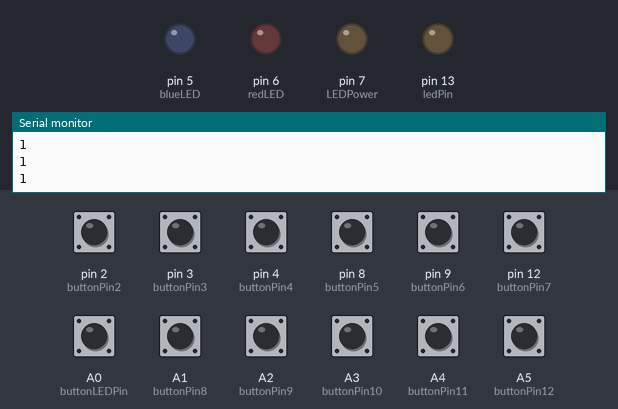
Recording of a sketch running on a simulated Arduino Uno, built with avr-gcc and run on an emulated ATmega328P. Shown: output pins drawn as LEDs (lit = HIGH), the last lines printed to the serial monitor. The test bench sets the inputs (shaded band); at power-on: A0 (buttonLEDPin), A1 (buttonPin8), A2 (buttonPin9), A3 (buttonPin10), A4 (buttonPin11), A5 (buttonPin12), pin 2 (buttonPin2), pin 3 (buttonPin3), pin 4 (buttonPin4), pin 8 (buttonPin5), pin 9 (buttonPin6), pin 12 (buttonPin7) HIGH. The audio player accepts every command and is not drawn.

Above: at 3.5 s.
3.6 s: A5 (buttonPin12) pulled LOW for 0.15 s
At 4.9 s:
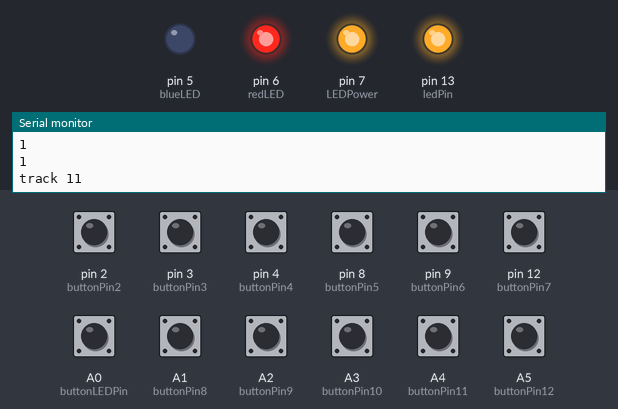
6.7 s: A0 (buttonLEDPin) pulled LOW for 0.15 s
At 7.8 s:
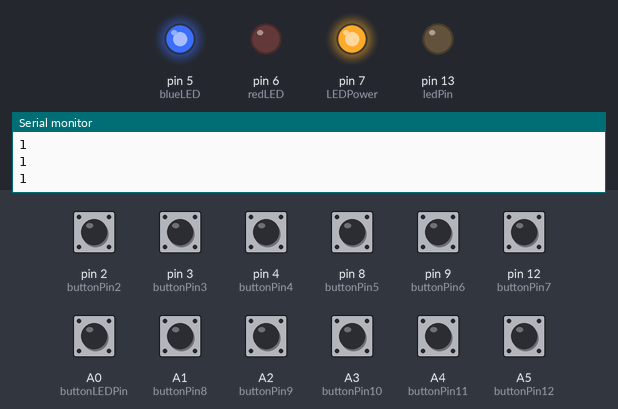
8.4 s: pin 2 (buttonPin2) pulled LOW for 1 s
At 9.1 s:
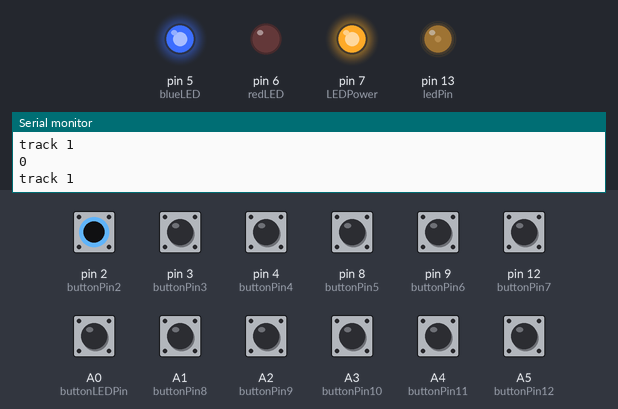
11.4 s: A5 (buttonPin12) pulled LOW for 1 s
At 12.1 s:
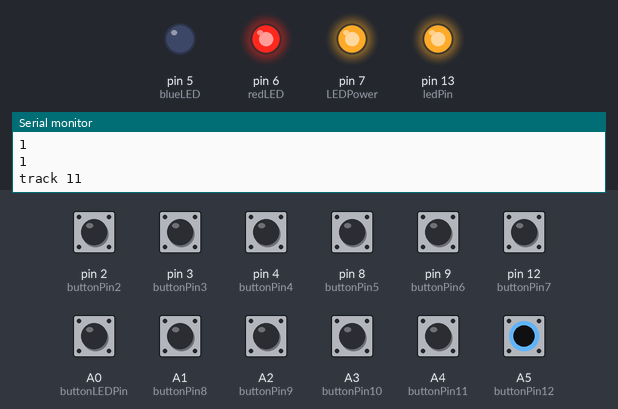
15.1 s: A4 (buttonPin11) pulled LOW for 1 s
At 16.7 s:
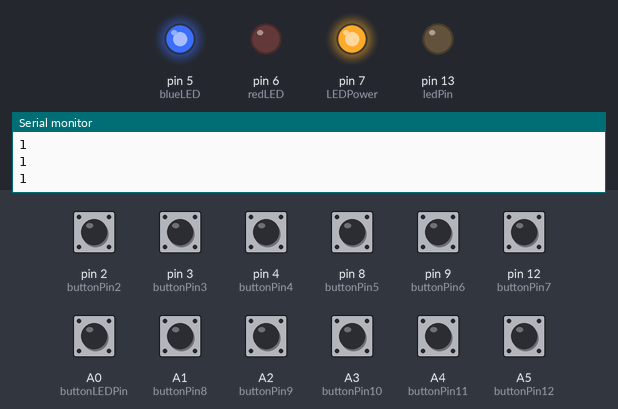
17.6 s: A0 (buttonLEDPin) pulled LOW for 1 s
At 19.3 s:
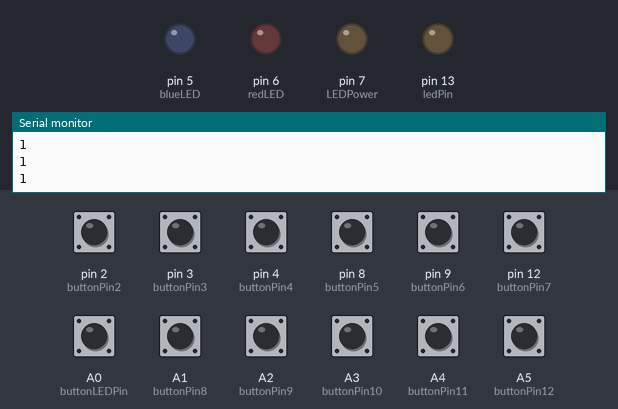
Timing chart, 0 to 20.8 s (numbered marks = the images above; inputs shaded):
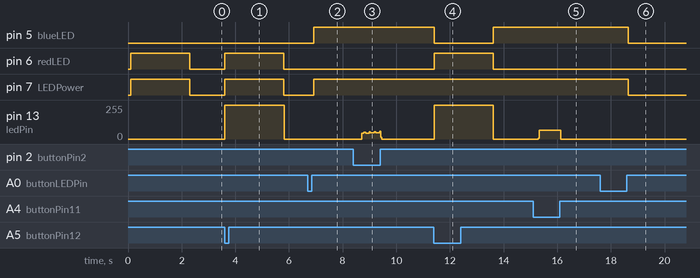

Measured:
- after the input at 3.6 s, pin 6 (redLED), pin 7 (LEDPower): LOW → HIGH at once, → LOW 2.2 s later; pin 13 (ledPin): 0/255 → 255/255 at once, → 0/255 2.2 s later
- after the input at 6.7 s, pin 5 (blueLED), pin 7 (LEDPower): LOW → HIGH after 0.22 s
- after the input at 11.4 s, pin 5 (blueLED): HIGH → LOW at once, → HIGH 2.2 s later; pin 6 (redLED): LOW → HIGH at once, → LOW 2.2 s later; pin 13 (ledPin): 0/255 → 255/255 at once, → 0/255 2.2 s later
- after the input at 15.1 s, pin 13 (ledPin): 0/255 → 64/255 after 0.19 s, → 0/255 0.84 s later
- after the input at 17.6 s, pin 5 (blueLED), pin 7 (LEDPower): HIGH → LOW after 1.1 s

The sketch:

GIR_Puppet_Final.ino
```cpp
//Open Serial Monitor and change the Baud Rate to 115200 baud, to match the code.
// it expects the sd card to contain these three mp3 files
// but doesn't care whats in them
//
// sd:/mp3/0001.mp3
// sd:/mp3/0002.mp3
// sd:/mp3/0003.mp3
// sd:/mp3/0004.mp3
// sd:/mp3/0005.mp3
// sd:/mp3/0006.mp3
// sd:/mp3/0007.mp3
// sd:/mp3/0008.mp3
// sd:/mp3/0009.mp3
// sd:/mp3/0010.mp3
// sd:/mp3/0011.mp3 //big button for servant mode

//********************SOUND************************
const int buttonPin2 = 2;     // the number of the pushbutton pin
const int buttonPin3 = 3;     // the number of the pushbutton pin
const int buttonPin4 = 4;     // the number of the pushbutton pin
const int buttonPin5 = 8;     // the number of the pushbutton pin
const int buttonPin6 = 9;     // the number of the pushbutton pin
const int buttonPin7 = 12;    // the number of the pushbutton pin
const int buttonPin8 = A1;    // the number of the pushbutton pin
const int buttonPin9 = A2;    // the number of the pushbutton pin
const int buttonPin10 = A3;   // the number of the pushbutton pin
const int buttonPin11 = A4;   // the number of the pushbutton pin
const int buttonPin12 = A5;   // the number of the pushbutton pin

const int ledPin = 13;        // the number of the LED pin
int buttonState2 = 0;         // variable for reading the pushbutton status
int buttonState3 = 0;         // variable for reading the pushbutton status
int buttonState4 = 0;         // variable for reading the pushbutton status
int buttonState5 = 0;         // variable for reading the pushbutton status
int buttonState6 = 0;         // variable for reading the pushbutton status
int buttonState7 = 0;         // variable for reading the pushbutton status
int buttonState8 = 0;         // variable for reading the pushbutton status
int buttonState9 = 0;         // variable for reading the pushbutton status
int buttonState10 = 0;        // variable for reading the pushbutton status
int buttonState11 = 0;        // variable for reading the pushbutton status
int buttonState12 = 0;        // variable for reading the pushbutton status

int redLEDState = 0;          // red LED state for the Servant mode area
int blueLEDState = 0;         // blue LED state for the Servant mode area

int servantTime = 2200;       // time for the servant mode clip to play and turn off the LED

//NOTES: LED power must come from the 3.3V on the UNO and
//must connect to the common anode (long) on the LED

//LIBRARIES===================================================
#include <SoftwareSerial.h>
#include <DFMiniMp3.h>
#include "SoftwareSerial.h"
#include "DFMiniMp3.h"
//for the LEDs
#include "OneButton.h"


//DEFINE===============================================
//********************LED************************
//Button pin number to turn off and on the Blue and Red LED
#define buttonLEDPin  A0 //analog pin A0
#define LEDPower 7 //pin to give all the LEDs Power instead of 3.3V
//Blue LED
#define blueLED 5//add pin number here must be PWM
//Red LED
#define redLED 6//add pin number here must be PWM

//VARIABLES============================================
//********************LED************************
//Button Variables for press control with on or off
//integer to hold current state
//1 for blue and 2 for red
int state = 1;
//integer to hold the last state
int old = 0;


//********************LED************************
//attach button to the OneButton Library Analog Pin A1
OneButton buttonLED(buttonLEDPin, true);

// implement a notification class,
// its member methods will get called
//
class Mp3Notify
{
public:
  static void OnError(uint16_t errorCode)
  {
    // see DfMp3_Error for code meaning
    Serial.println();
    Serial.print("Com Error ");
    Serial.println(errorCode);
  }

  static void OnPlayFinished(uint16_t globalTrack)
  {
    Serial.println();
    Serial.print("Play finished for #");
    Serial.println(globalTrack);
  }

  static void OnCardOnline(uint16_t code)
  {
    Serial.println();
    Serial.print("Card online ");
    Serial.println(code);
  }

  static void OnUsbOnline(uint16_t code)
  {
    Serial.println();
    Serial.print("USB Disk online ");
    Serial.println(code);
  }

  static void OnCardInserted(uint16_t code)
  {
    Serial.println();
    Serial.print("Card inserted ");
    Serial.println(code);
  }

  static void OnUsbInserted(uint16_t code)
  {
    Serial.println();
    Serial.print("USB Disk inserted ");
    Serial.println(code);
  }

  static void OnCardRemoved(uint16_t code)
  {
    Serial.println();
    Serial.print("Card removed ");
    Serial.println(code);
  }

  static void OnUsbRemoved(uint16_t code)
  {
    Serial.println();
    Serial.print("USB Disk removed ");
    Serial.println(code);
  }
};
// instance a DFMiniMp3 object,
// defined with the above notification class and the hardware serial class
//
//DFMiniMp3<HardwareSerial, Mp3Notify> mp3(Serial1);

// Some arduino boards only have one hardware serial port, so a software serial port is needed instead.
// comment out the above definition and uncomment these lines
SoftwareSerial secondarySerial(10, 11); // RX, TX
DFMiniMp3<SoftwareSerial, Mp3Notify> mp3(secondarySerial);

void setup()
{

    //**********************LED***********************
  //setup the button for the LEDs as input
  //pinMode(button, INPUT);
  //setup the red and blue LEDS as output
  pinMode(blueLED, OUTPUT);
  pinMode(redLED, OUTPUT);
  pinMode(LEDPower, OUTPUT);
  //make sure the LEDS are off
  digitalWrite(blueLED, LOW);
  digitalWrite(redLED, LOW);
  digitalWrite(LEDPower, LOW);
  //links to button click events
  //single click function
  buttonLED.attachClick(singleclick);
  //long press function
  buttonLED.attachLongPressStop(longclick);


  //**********************SOUND***********************
  // initialize the LED pin as an output:
  pinMode(ledPin, OUTPUT);
  // initialize the pushbutton pin as an input:
  pinMode(buttonPin2, INPUT_PULLUP);
  pinMode(buttonPin3, INPUT_PULLUP);
  pinMode(buttonPin4, INPUT_PULLUP);
  pinMode(buttonPin5, INPUT_PULLUP);
  pinMode(buttonPin6, INPUT_PULLUP);
  pinMode(buttonPin7, INPUT_PULLUP);
  pinMode(buttonPin8, INPUT_PULLUP);
  pinMode(buttonPin9, INPUT_PULLUP);
  pinMode(buttonPin10, INPUT_PULLUP);
  pinMode(buttonPin11, INPUT_PULLUP);
  pinMode(buttonPin12, INPUT_PULLUP);

  Serial.begin(9600);

  Serial.println("initializing...");

  mp3.begin();

   //set volume
  uint16_t volume = mp3.getVolume();
  Serial.print("volume ");
  Serial.println(volume);
  mp3.setVolume(30);


  //SERVANT MODE FOR STARTUP
  delay(100);
  //turn on the red LED
  digitalWrite(redLED, HIGH);
  digitalWrite(LEDPower, HIGH);
  mp3.playMp3FolderTrack(11);  // sd:/mp3/00011.mp3
  delay(servantTime);
  //turn off the red LED
  digitalWrite(LEDPower, LOW);
  digitalWrite(redLED, LOW);

 //delay(5000);
}


void loop() {

   //********************LED************************
  //check the status of the led button
  //short press to change LED color
  //long press to turn off the LED
  buttonLED.tick();
  //short pause between checking the state of the LED button
  delay(10);

  //********************SOUND************************
  //read the pushbutton value into a variable
  int sensorVal = digitalRead(2);
  //print out the value of the pushbutton
  Serial.println(sensorVal);

  // read the state of the pushbutton value:
  buttonState2 = digitalRead(buttonPin2);
  buttonState3 = digitalRead(buttonPin3);
  buttonState4 = digitalRead(buttonPin4);
  buttonState5 = digitalRead(buttonPin5);
  buttonState6 = digitalRead(buttonPin6);
  buttonState7 = digitalRead(buttonPin7);
  buttonState8 = digitalRead(buttonPin8);
  buttonState9 = digitalRead(buttonPin9);
  buttonState10 = digitalRead(buttonPin10);
  buttonState11 = digitalRead(buttonPin11);
  buttonState12 = digitalRead(buttonPin12);

  //read the state of the LEDs
  redLEDState = digitalRead(redLED);
  blueLEDState = digitalRead(blueLED);

  // check if the pushbutton is pressed. If it is, the buttonState is HIGH:
  if (buttonState2 == LOW) {
    // turn LED on:
    digitalWrite(ledPin, HIGH);
    // play track 1:
    Serial.println("track 1");
  mp3.playMp3FolderTrack(1);  // sd:/mp3/0001.mp3
  } else {
    // turn LED off:
    digitalWrite(ledPin, LOW);
  }

// check if the pushbutton is pressed. If it is, the buttonState is HIGH:
  if (buttonState3 == LOW) {
    // turn LED on:
    digitalWrite(ledPin, HIGH);
    // play track 2:
    Serial.println("track 2");
  mp3.playMp3FolderTrack(2);  // sd:/mp3/0002.mp3
  } else {
    // turn LED off:
    digitalWrite(ledPin, LOW);
  }

  // check if the pushbutton is pressed. If it is, the buttonState is HIGH:
  if (buttonState4 == LOW) {
    // turn LED on:
    digitalWrite(ledPin, HIGH);
    // play track 3:
    Serial.println("track 3");
  mp3.playMp3FolderTrack(3);  // sd:/mp3/0003.mp3
  } else {
    // turn LED off:
    digitalWrite(ledPin, LOW);
  }


  // check if the pushbutton is pressed. If it is, the buttonState is HIGH:
  if (buttonState5 == LOW) {
    // turn LED on:
    digitalWrite(ledPin, HIGH);
    // play track 4:
    Serial.println("track 4");
  mp3.playMp3FolderTrack(4);  // sd:/mp3/0004.mp3
  } else {
    // turn LED off:
    digitalWrite(ledPin, LOW);
  }


  // check if the pushbutton is pressed. If it is, the buttonState is HIGH:
  if (buttonState6 == LOW) {
    // turn LED on:
    digitalWrite(ledPin, HIGH);
    // play track 5:
    Serial.println("track 5");
  mp3.playMp3FolderTrack(5);  // sd:/mp3/0005.mp3
  } else {
    // turn LED off:
    digitalWrite(ledPin, LOW);
  }


  // check if the pushbutton is pressed. If it is, the buttonState is HIGH:
  if (buttonState7 == LOW) {
    // turn LED on:
    digitalWrite(ledPin, HIGH);
    // play track 6:
    Serial.println("track 6");
  mp3.playMp3FolderTrack(6);  // sd:/mp3/0006.mp3
  } else {
    // turn LED off:
    digitalWrite(ledPin, LOW);
  }


  // check if the pushbutton is pressed. If it is, the buttonState is HIGH:
  if (buttonState8 == LOW) {
    // turn LED on:
    digitalWrite(ledPin, HIGH);
    // play track 7:
    Serial.println("track 7");
  mp3.playMp3FolderTrack(7);  // sd:/mp3/0007.mp3
  } else {
    // turn LED off:
    digitalWrite(ledPin, LOW);
  }


  // check if the pushbutton is pressed. If it is, the buttonState is HIGH:
  if (buttonState9 == LOW) {
    // turn LED on:
    digitalWrite(ledPin, HIGH);
    // play track 8:
    Serial.println("track 8");
  mp3.playMp3FolderTrack(8);  // sd:/mp3/0008.mp3
  } else {
    // turn LED off:
    digitalWrite(ledPin, LOW);
  }


  // check if the pushbutton is pressed. If it is, the buttonState is HIGH:
  if (buttonState10 == LOW) {
    // turn LED on:
    digitalWrite(ledPin, HIGH);
    // play track 9:
    Serial.println("track 9");
  mp3.playMp3FolderTrack(9);  // sd:/mp3/0009.mp3
  } else {
    // turn LED off:
    digitalWrite(ledPin, LOW);
  }


  // check if the pushbutton is pressed. If it is, the buttonState is HIGH:
  if (buttonState11 == LOW) {
    // turn LED on:
    digitalWrite(ledPin, HIGH);
    // play track 10:
    Serial.println("track 10");
  mp3.playMp3FolderTrack(10);  // sd:/mp3/0010.mp3
  } else {
    // turn LED off:
    digitalWrite(ledPin, LOW);
  }


  // SERVANT MODE
  // check if the pushbutton is pressed. If it is, the buttonState is HIGH:
  if (buttonState12 == LOW)
  {
    // FOR THE DIFFERENT LED SENARIOS---------
    //if both of the LEDs are turned off
    if (blueLEDState == LOW && redLEDState == LOW)
    {
      //turn on the red LED
      digitalWrite(redLED, HIGH);
      digitalWrite(LEDPower, HIGH);
      // turn LED on:
      digitalWrite(ledPin, HIGH);
      // play track 11:
      Serial.println("track 11");
      mp3.playMp3FolderTrack(11);  // sd:/mp3/0011.mp3

      delay(servantTime);
      //turn off the red LED
      digitalWrite(LEDPower, LOW);
      digitalWrite(redLED, LOW);
    }

    //if the Red LED is on
    if (redLEDState == HIGH)
    {
        // turn LED on:
      digitalWrite(ledPin, HIGH);
      // play track 11:
      Serial.println("track 11");
      mp3.playMp3FolderTrack(11);  // sd:/mp3/0011.mp3
    }

    //if the blue LED is on
    if (blueLEDState == HIGH)
    {
      //turn off the blue LED
      digitalWrite(LEDPower, LOW);
      digitalWrite(blueLED, LOW);
      digitalWrite(redLED, HIGH);
      digitalWrite(LEDPower, HIGH);
      // turn LED on:
      digitalWrite(ledPin, HIGH);
      // play track 11:
      Serial.println("track 11");
      mp3.playMp3FolderTrack(11);  // sd:/mp3/0011.mp3

      //turn back on the blue LED
      delay(servantTime);
      digitalWrite(LEDPower, LOW);
      digitalWrite(redLED, LOW);
      digitalWrite(blueLED, HIGH);
      digitalWrite(LEDPower, HIGH);
    }

  }
  else {
    // turn LED off:
    digitalWrite(ledPin, LOW);
  }

}


//HELPER FUNCTIONS=======================================
//********************LED************************
//to change the LEDS color from blue to red or vice versus
void singleclick()
{
  //if state is 1 then the blue LED turns on
  if(state == 1)
  {
    //turn on the LED power
    digitalWrite(LEDPower, HIGH);
    //turn off the red LED just in case
    digitalWrite(redLED, LOW);
    //turn on the blue LED
    digitalWrite(blueLED, HIGH);
    //update the blue LED as the previous state
    old = state + 1;
  }

  //if state is 2 then turn on the red LED
  if(state == 2)
  {
    //turn off the blue LED just in case
    digitalWrite(blueLED, LOW);
    //turn on the red LED
    digitalWrite(redLED, HIGH);
    //update the red LED as the previous state
    old = state - 1;
  }

  state = old;
}

//turn off the LED with long click
void longclick()
{
  //turn off both of the LEDS
  digitalWrite(blueLED, LOW);
  digitalWrite(redLED, LOW);

  //cut off the LED power
  digitalWrite(LEDPower, LOW);
}
```
